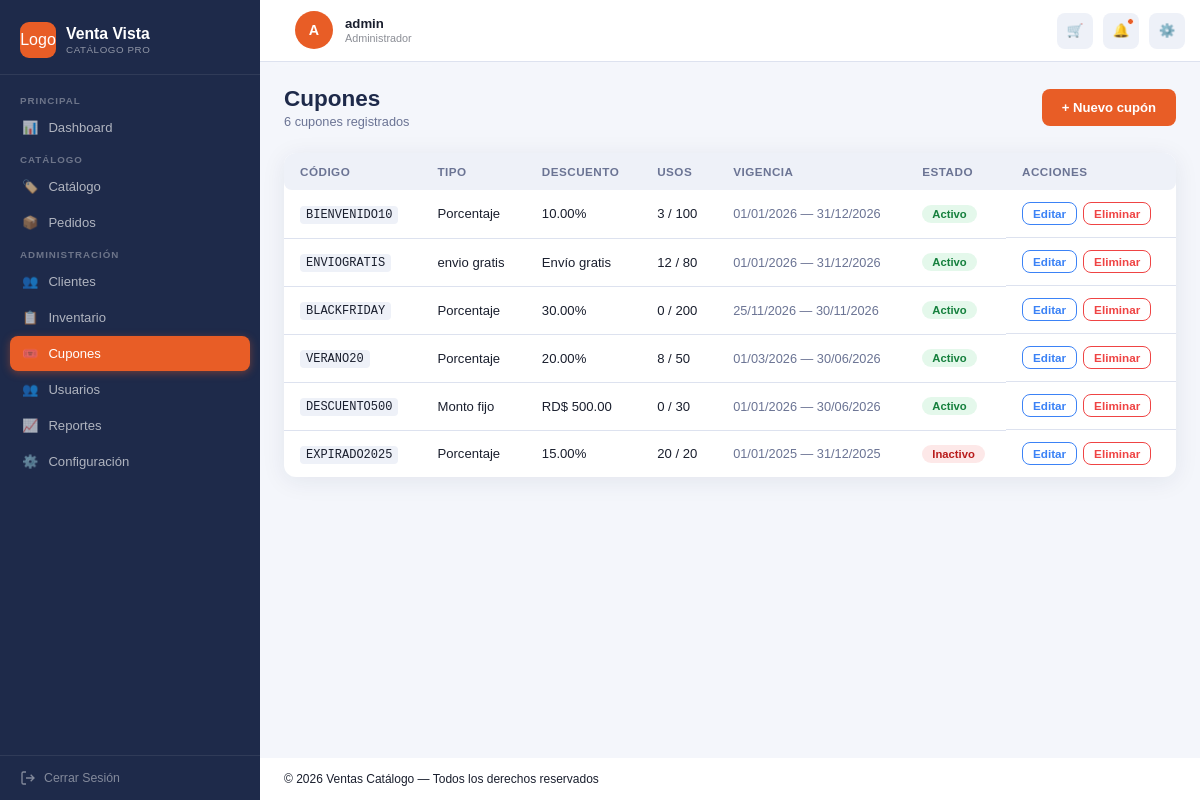
Screenshot of /cupones (signed in) with the database file from the repository.
### tables this page shows
CREATE TABLE cupones ( 

    idCupon         INT           NOT NULL AUTO_INCREMENT, 

    codigo          VARCHAR(30)   NOT NULL, 

    tipo            ENUM('Porcentaje','Monto_fijo','envio_gratis') 

                                  NOT NULL DEFAULT 'Porcentaje', 

    descuento       DECIMAL(10,2) NOT NULL DEFAULT 0.00, 

    usoMaximo       INT           NOT NULL DEFAULT 1, 

    usosActuales    INT           NOT NULL DEFAULT 0, 

    fechaInicio     DATE          NOT NULL, 

    fechaVencimiento DATE         NOT NULL, 

    activo          TINYINT(1)    NOT NULL DEFAULT 1, 

    PRIMARY KEY (idCupon), 

    UNIQUE KEY uk_cupon_codigo (codigo) 

);

### app/core/Controller.php (called while the page is built, shortened)
<?php
abstract class Controller {
    protected function render(string $vista, array $datos = []): void {
        require dirname(__DIR__) . '/views/layouts/layout.php';
    }
}

### app/controllers/CuponController.php (called while the page is built, shortened)
<?php
class CuponController extends Controller {
    public function index(): void {
        $this->render('cupones/index', [
            'cupones' => Cupon::obtenerTodos(),
            'flash'   => $this->getFlash(),
            'usuario' => $this->usuarioActual(),
        ]);
    }
}

### app/core/Router.php (called while the page is built, shortened)
<?php
class Router {
    public function run(){
        $url = $_GET['url'] ?? '';
        $url = trim($url, '/');
        $routes = require dirname(__DIR__, 2) . '/config/routes.php';
        if (isset($routes[$url])) {
            $action = $routes[$url]['action'];
        }
        else{
            $controllerName = 'AuthController';
            $action = 'login';
        }
        $controller = new $controllerClass();
        $controller->$action();
    }
}

### public/index.php (called while the page is built, shortened)
<?php
$router = new Router();
$router->run();
?>

### app/models/Cupon.php (called while the page is built, shortened)
<?php
class Cupon extends Model {
    public static function obtenerTodos(): array {
        return self::db()
            ->query("SELECT * FROM cupones ORDER BY fechaVencimiento DESC")
            ->fetchAll(PDO::FETCH_ASSOC);
    }
}

### app/views/cupones/index.php (the view, shortened to what this page needs)
<?php $cupones = $cupones ?? []; ?>
<div class="page-header">
    <div>
        <h1 class="page-titulo">Cupones</h1>
        <p class="page-sub"><?= count($cupones) ?> cupones registrados</p>
    </div>
    <a href="<?= BASE_URL ?>cupones/crear" class="btn btn-primario">+ Nuevo cupón</a>
</div>
<div class="panel">
    <div class="tabla-wrapper">
        <table class="tabla">
            <thead>
                <tr>
                    <th>Código</th>
                    <th>Tipo</th>
                    <th>Descuento</th>
                    <th>Usos</th>
                    <th>Vigencia</th>
                    <th>Estado</th>
                    <th>Acciones</th>
                </tr>
            </thead>
            <tbody>
                <?php if (empty($cupones)): ?>
                    <tr><td colspan="7" class="tabla-vacia">No hay cupones registrados.</td></tr>
                <?php else: ?>
                    <?php foreach ($cupones as $c): ?>
                    <tr>
                        <td><span class="codigo"><?= htmlspecialchars($c['codigo']) ?></span></td>
                        <td><?= htmlspecialchars(str_replace('_', ' ', $c['tipo'])) ?></td>
                        <td>
                            <?php if ($c['tipo'] === 'Monto_fijo'): ?>
                                RD$ <?= number_format($c['descuento'], 2) ?>
                            <?php elseif ($c['tipo'] === 'envio_gratis'): ?>
                                Envío gratis
                            <?php else: ?>
                                <?= $c['descuento'] ?>%
                            <?php endif; ?>
                        </td>
                        <td><?= $c['usosActuales'] ?> / <?= $c['usoMaximo'] ?></td>
                        <td class="texto-muted">
                            <?= date('d/m/Y', strtotime($c['fechaInicio'])) ?> —
                            <?= date('d/m/Y', strtotime($c['fechaVencimiento'])) ?>
                        </td>
                        <td>
                            <span class="badge <?= $c['activo'] ? 'badge--verde' : 'badge--rojo' ?>">
                                <?= $c['activo'] ? 'Activo' : 'Inactivo' ?>
                            </span>
                        </td>
                        <td class="acciones">
                            <a href="<?= BASE_URL ?>cupones/editar?id=<?= $c['idCupon'] ?>" class="btn-tabla btn-tabla--editar">Editar</a>
                            <form method="POST" action="<?= BASE_URL ?>cupones/eliminar" style="display:inline"
                                  onsubmit="return confirm('¿Eliminar este cupón?')">
                                <button class="btn-tabla btn-tabla--eliminar" type="submit">Eliminar</button>
                            </form>
                        </td>
                    </tr>
                    <?php endforeach; ?>
                <?php endif; ?>
            </tbody>
        </table>
    </div>
</div>

### public/css/common.css (style rules this page uses)
:root { --primario: #1e2a4a; --primario-claro: #2d3f6b; --acento: #e85d26; --acento-claro: #ff7a45; --acento2: #f5a623; --fondo: #f4f6fb; --superficie: #ffffff; --superficie2: #eef1f8; --borde: #dde2ef; --texto: #1a1f2e; --texto-muted: #6b7494; --exito: #22c55e; --advertencia: #f59e0b; --peligro: #ef4444; --info: #3b82f6; --ancho-sidebar: 260px; --radio: 12px; --radio-sm: 8px; --sombra: 0 4px 24px rgba(30,42,74,.08); --sombra-md: 0 8px 40px rgba(30,42,74,.13); --fuente-display: 'Sora', sans-serif; --fuente-cuerpo: 'Plus Jakarta Sans', sans-serif; }
*, *::before, *::after { box-sizing: border-box; margin: 0; padding: 0; }
html { height: 100%; font-size: 15px; -webkit-font-smoothing: antialiased; }
body { font-family: var(--fuente-cuerpo); background: var(--fondo); color: var(--texto); min-height: 100vh; }
a { color: inherit; text-decoration: none; }
button { cursor: pointer; font-family: var(--fuente-cuerpo); }
.btn { display: inline-flex; align-items: center; justify-content: center; gap: 8px; padding: 11px 20px; border-radius: var(--radio-sm); font-weight: 600; font-size: .875rem; border: none; transition: .2s; cursor: pointer; font-family: var(--fuente-cuerpo); }
.btn-primario { background: var(--acento); color: white; }
form { display: flex; flex-direction: column; gap: 15px; }
table { width: 100%; border-collapse: collapse; font-size: .875rem; }
thead th { background: var(--superficie2); padding: 10px 14px; text-align: left; font-size: .75rem; font-weight: 700; color: var(--texto-muted); letter-spacing: .05em; text-transform: uppercase; white-space: nowrap; }
thead th:first-child { border-radius: var(--radio-sm) 0 0 var(--radio-sm); }
thead th:last-child { border-radius: 0 var(--radio-sm) var(--radio-sm) 0; }
tbody td { padding: 12px 14px; border-bottom: 1px solid var(--borde); vertical-align: middle; color: var(--texto); }
tbody tr:last-child td { border-bottom: none; }
tbody tr { transition: .15s; }

### public/css/app.css (style rules this page uses)
.page-header { display: flex; align-items: center; justify-content: space-between; margin-bottom: 24px; flex-wrap: wrap; gap: 12px; }
.page-titulo { font-family: var(--fuente-display); font-size: 1.5rem; font-weight: 700; color: var(--primario); margin: 0; }
.page-sub { font-size: .85rem; color: var(--texto-muted); margin-top: 2px; }
.panel { background: var(--superficie); border-radius: var(--radio); box-shadow: var(--sombra); margin-bottom: 24px; overflow: hidden; }
.tabla-wrapper { overflow-x: auto; }
.tabla { width: 100%; border-collapse: collapse; font-size: .875rem; }
.tabla thead th { padding: 12px 16px; background: var(--superficie2); color: var(--texto-muted); font-size: .78rem; font-weight: 600; text-transform: uppercase; letter-spacing: .04em; white-space: nowrap; text-align: left; }
.tabla tbody td { padding: 12px 16px; border-bottom: 1px solid var(--borde); vertical-align: middle; }
.tabla tbody tr:last-child td { border-bottom: none; }
.badge { display: inline-block; padding: 3px 10px; border-radius: 99px; font-size: .75rem; font-weight: 600; white-space: nowrap; }
.badge--verde { background: rgba(34,197,94,.12); color: #15803d; }
.badge--rojo { background: rgba(239,68,68,.12); color: #b91c1c; }
.acciones { display: flex; gap: 6px; align-items: center; flex-wrap: wrap; }
.btn-tabla { display: inline-block; padding: 4px 10px; border-radius: var(--radio-sm); font-size: .78rem; font-weight: 600; cursor: pointer; border: 1.5px solid var(--borde); background: var(--superficie); color: var(--texto); text-decoration: none; transition: .15s; font-family: var(--fuente-cuerpo); }
.btn-tabla--editar { border-color: var(--info); color: var(--info); }
.btn-tabla--eliminar { border-color: var(--peligro); color: var(--peligro); }
.codigo { font-family: monospace; font-size: .8rem; background: var(--superficie2); padding: 2px 6px; border-radius: 4px; }
.texto-muted { color: var(--texto-muted); font-size: .85rem; }

### rows the page displays
cupones: codigo "BIENVENIDO10", tipo "Porcentaje", descuento "10.00", usosActuales "3", usoMaximo "100", fechaInicio "01/01/2026", fechaVencimiento "31/12/2026", activo "Activo"
cupones: codigo "ENVIOGRATIS", tipo "envio gratis", shows "Envío gratis", usosActuales "12", usoMaximo "80", fechaInicio "01/01/2026", fechaVencimiento "31/12/2026", activo "Activo"
cupones: codigo "BLACKFRIDAY", tipo "Porcentaje", descuento "30.00", usosActuales "0", usoMaximo "200", fechaInicio "25/11/2026", fechaVencimiento "30/11/2026", activo "Activo"
cupones: codigo "VERANO20", tipo "Porcentaje", descuento "20.00", usosActuales "8", usoMaximo "50", fechaInicio "01/03/2026", fechaVencimiento "30/06/2026", activo "Activo"
cupones: codigo "DESCUENTO500", tipo "Monto fijo", descuento "500.00", usosActuales "0", usoMaximo "30", fechaInicio "01/01/2026", fechaVencimiento "30/06/2026", activo "Activo"
cupones: codigo "EXPIRADO2025", tipo "Porcentaje", descuento "15.00", usosActuales "20", usoMaximo "20", fechaInicio "01/01/2025", fechaVencimiento "31/12/2025", activo "Inactivo"

### other values shown
$iniciales "A"
$nombreUsuario "admin"
$nombreRol "Administrador"
count($cupones) "6"
